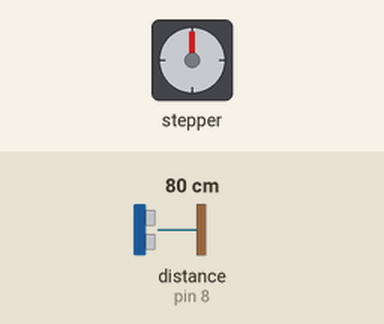
This sketch was run on a simulated Arduino Uno, built with avr-gcc and run on an emulated ATmega328P. Parts: stepper motor. Wiring (inferred from the names in the program): stepper motor driver (100 steps per turn assumed): step pin 3; direction pin 2. The test bench sets the inputs (shaded band); at power-on: distance to the obstacle (sensor on pin 8) 80 cm. The echo pulse lasts 58.3 µs per cm.

Above: at 2.8 s.
2.9 s: distance to the obstacle (sensor on pin 8) set to 2 cm
Timing chart, 0 to 14.9 s (numbered marks = the images above; inputs shaded):
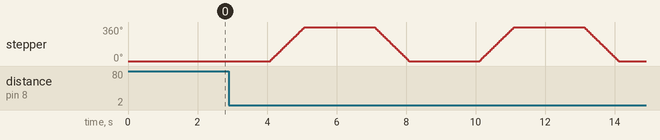

Measured:
- after the input at 2.9 s, stepper: turns 360° clockwise in 1.0 s, then 360° counter-clockwise in 1.0 s, then 360° clockwise in 1.0 s, then 360° counter-clockwise in 1.0 s

The sketch:

eyeball_support.ino
```cpp
//reference：
//https://lastminuteengineers.com/a4988-stepper-motor-driver-arduino-tutorial/

#include <Servo.h>
#include "SR04.h"

#define TRIG_PIN 8
#define ECHO_PIN 9
Servo myservo;
Servo myservo1;
SR04 sr04 = SR04(ECHO_PIN,TRIG_PIN);

long a;

// Define pin connections & motor's steps per revolution
const int dirPin = 2;
const int stepPin = 3;
const int stepsPerRevolution = 100;

void setup()
{
  // Declare pins as Outputs
  pinMode(stepPin, OUTPUT);
  pinMode(dirPin, OUTPUT);
}
void loop()
{
  a=sr04.Distance();
    if(a<=10){
  // Set motor direction clockwise
  digitalWrite(dirPin, HIGH);

  // Spin motor slowly
  for(int x = 0; x < stepsPerRevolution; x++)
  {
    digitalWrite(stepPin, HIGH);
    delayMicroseconds(5000);
    digitalWrite(stepPin, LOW);
    delayMicroseconds(5000);
  }
  delay(2000); // Wait a second

  // Set motor direction counterclockwise
  digitalWrite(dirPin, LOW);

  // Spin motor quickly
  for(int x = 0; x < stepsPerRevolution; x++)
  {
    digitalWrite(stepPin, HIGH);
    delayMicroseconds(5000);
    digitalWrite(stepPin, LOW);
    delayMicroseconds(5000);
  }
  delay(2000); // Wait a second
}else {
   digitalWrite(dirPin, LOW);
       digitalWrite(stepPin, LOW);
    delayMicroseconds(0);
  delay(2000);
}
}
```
